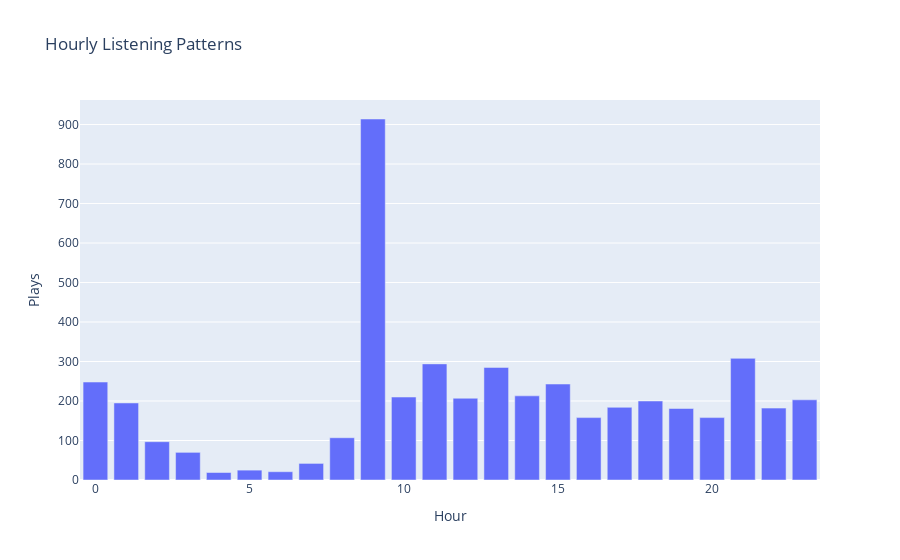

Notebook code for this chart:
### Markdown cell above
## Interactive Hourly Listening Patterns

### Code cell
# Prepare hourly listening data
hourly_listens = spotify_data['Hour'].value_counts().sort_index()
hourly_listens_df = pd.DataFrame({'Hour': hourly_listens.index, 'Plays': hourly_listens.values})

# Plot with Plotly
fig_hourly = px.bar(hourly_listens_df, x='Hour', y='Plays', title='Hourly Listening Patterns')
fig_hourly.show()

### Figure 1 — Plotly figure (JSON) as saved in the notebook; plotly's stock layout.template omitted (floating-point values rounded to 4 significant figures)
{"data": [{"alignmentgroup": "True", "hovertemplate": "Hour=%{x}<br>Plays=%{y}<extra></extra>", "legendgroup": "", "marker": {"color": "#636efa", "pattern": {"shape": ""}}, "name": "", "offsetgroup": "", "orientation": "v", "showlegend": false, "textposition": "auto", "type": "bar", "x": [0, 1, 2, 3, 4, 5, 6, 7, 8, 9, 10, 11, 12, 13, 14, 15, 16, 17, 18, 19, 20, 21, 22, 23], "xaxis": "x", "y": [248, 195, 97, 70, 19, 25, 21, 42, 107, 914, 210, 294, 207, 285, 213, 243, 158, 184, 200, 181, 158, 308, 182, 203], "yaxis": "y"}], "layout": {"barmode": "relative", "legend": {"tracegroupgap": 0}, "title": {"text": "Hourly Listening Patterns"}, "xaxis": {"anchor": "y", "domain": [0, 1], "title": {"text": "Hour"}}, "yaxis": {"anchor": "x", "domain": [0, 1], "title": {"text": "Plays"}}}}
